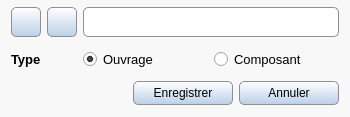
<?xml version="1.0" encoding="UTF-8"?>
<ui version="4.0">
 <class>ModelModify</class>
 <widget class="QWidget" name="ModelModify">
  <property name="geometry">
   <rect>
    <x>0</x>
    <y>0</y>
    <width>350</width>
    <height>117</height>
   </rect>
  </property>
  <property name="windowTitle">
   <string notr="true">Form</string>
  </property>
  <property name="styleSheet">
   <string notr="true">QWidget#ModelModify {background-color: #F8F8F8; }</string>
  </property>
  <layout class="QVBoxLayout" name="verticalLayout">
   <property name="topMargin">
    <number>6</number>
   </property>
   <item>
    <layout class="QHBoxLayout" name="horizontalLayout_2">
     <item>
      <widget class="QPushButton" name="icone">
       <property name="enabled">
        <bool>true</bool>
       </property>
       <property name="minimumSize">
        <size>
         <width>30</width>
         <height>30</height>
        </size>
       </property>
       <property name="maximumSize">
        <size>
         <width>30</width>
         <height>30</height>
        </size>
       </property>
       <property name="font">
        <font>
         <family>Segoe UI</family>
         <pointsize>10</pointsize>
        </font>
       </property>
       <property name="toolTip">
        <string>Choisir un icone</string>
       </property>
       <property name="styleSheet">
        <string notr="true">QPushButton{border: 1px solid #8f8f91; border-radius: 5px ; padding-right: 10px; padding-left: 10px; background-color: qlineargradient(spread:pad, x1:0, y1:0, x2:0, y2:1, stop:0 #FFFFFF, stop:1 #BAD0E7); }
QPushButton:hover{background-color: qlineargradient(spread:pad, x1:0, y1:0, x2:0, y2:1, stop:0 #F8F8F8, stop:1 #8FADCC); }
QPushButton:pressed{background-color: qlineargradient(spread:pad, x1:0, y1:0, x2:0, y2:1, stop:0 #8FADCC, stop:1 #F8F8F8); }</string>
       </property>
       <property name="text">
        <string/>
       </property>
       <property name="iconSize">
        <size>
         <width>18</width>
         <height>18</height>
        </size>
       </property>
      </widget>
     </item>
     <item>
      <widget class="QPushButton" name="icone_clear">
       <property name="minimumSize">
        <size>
         <width>30</width>
         <height>30</height>
        </size>
       </property>
       <property name="maximumSize">
        <size>
         <width>30</width>
         <height>30</height>
        </size>
       </property>
       <property name="font">
        <font>
         <family>Segoe UI</family>
         <pointsize>10</pointsize>
        </font>
       </property>
       <property name="toolTip">
        <string>Supprimer l'icône</string>
       </property>
       <property name="styleSheet">
        <string notr="true">QPushButton{border: 1px solid #8f8f91; border-radius: 5px ; padding-right: 10px; padding-left: 10px; background-color: qlineargradient(spread:pad, x1:0, y1:0, x2:0, y2:1, stop:0 #FFFFFF, stop:1 #BAD0E7); }
QPushButton:hover{background-color: qlineargradient(spread:pad, x1:0, y1:0, x2:0, y2:1, stop:0 #F8F8F8, stop:1 #8FADCC); }
QPushButton:pressed{background-color: qlineargradient(spread:pad, x1:0, y1:0, x2:0, y2:1, stop:0 #8FADCC, stop:1 #F8F8F8); }</string>
       </property>
       <property name="text">
        <string/>
       </property>
       <property name="icon">
        <iconset resource="../icones/icons.qrc">
         <normaloff>:/Images/none.svg</normaloff>:/Images/none.svg</iconset>
       </property>
       <property name="iconSize">
        <size>
         <width>18</width>
         <height>18</height>
        </size>
       </property>
      </widget>
     </item>
     <item>
      <widget class="QLineEdit" name="onglet_texte">
       <property name="minimumSize">
        <size>
         <width>0</width>
         <height>30</height>
        </size>
       </property>
       <property name="maximumSize">
        <size>
         <width>16777215</width>
         <height>30</height>
        </size>
       </property>
       <property name="font">
        <font>
         <family>Segoe UI</family>
         <pointsize>10</pointsize>
        </font>
       </property>
       <property name="styleSheet">
        <string notr="true">QLineEdit{padding-left: 5px; border: 1px solid #8f8f91; border-radius:5px; }</string>
       </property>
       <property name="alignment">
        <set>Qt::AlignCenter</set>
       </property>
      </widget>
     </item>
    </layout>
   </item>
   <item>
    <layout class="QHBoxLayout" name="horizontalLayout_4">
     <item>
      <widget class="QLabel" name="titre_type_base">
       <property name="minimumSize">
        <size>
         <width>66</width>
         <height>0</height>
        </size>
       </property>
       <property name="maximumSize">
        <size>
         <width>66</width>
         <height>16777215</height>
        </size>
       </property>
       <property name="font">
        <font>
         <family>Segoe UI</family>
         <pointsize>10</pointsize>
         <weight>75</weight>
         <bold>true</bold>
        </font>
       </property>
       <property name="text">
        <string>Type </string>
       </property>
      </widget>
     </item>
     <item>
      <widget class="QRadioButton" name="ouvrage">
       <property name="minimumSize">
        <size>
         <width>0</width>
         <height>30</height>
        </size>
       </property>
       <property name="maximumSize">
        <size>
         <width>16777215</width>
         <height>30</height>
        </size>
       </property>
       <property name="font">
        <font>
         <family>Segoe UI</family>
         <pointsize>10</pointsize>
        </font>
       </property>
       <property name="text">
        <string>Ouvrage</string>
       </property>
       <property name="icon">
        <iconset resource="../icones/icons.qrc">
         <normaloff>:/Images/material.png</normaloff>:/Images/material.png</iconset>
       </property>
       <property name="iconSize">
        <size>
         <width>18</width>
         <height>18</height>
        </size>
       </property>
       <property name="checked">
        <bool>true</bool>
       </property>
      </widget>
     </item>
     <item>
      <widget class="QRadioButton" name="composant">
       <property name="minimumSize">
        <size>
         <width>0</width>
         <height>30</height>
        </size>
       </property>
       <property name="maximumSize">
        <size>
         <width>16777215</width>
         <height>30</height>
        </size>
       </property>
       <property name="font">
        <font>
         <family>Segoe UI</family>
         <pointsize>10</pointsize>
        </font>
       </property>
       <property name="text">
        <string>Composant</string>
       </property>
       <property name="icon">
        <iconset resource="../icones/icons.qrc">
         <normaloff>:/Images/component.png</normaloff>:/Images/component.png</iconset>
       </property>
       <property name="iconSize">
        <size>
         <width>18</width>
         <height>18</height>
        </size>
       </property>
       <property name="checked">
        <bool>false</bool>
       </property>
      </widget>
     </item>
    </layout>
   </item>
   <item>
    <layout class="QHBoxLayout" name="horizontalLayout_3">
     <item>
      <spacer name="horizontalSpacer_3">
       <property name="orientation">
        <enum>Qt::Horizontal</enum>
       </property>
       <property name="sizeHint" stdset="0">
        <size>
         <width>40</width>
         <height>20</height>
        </size>
       </property>
      </spacer>
     </item>
     <item>
      <widget class="QPushButton" name="bt_enregistrer">
       <property name="sizePolicy">
        <sizepolicy hsizetype="Minimum" vsizetype="Fixed">
         <horstretch>0</horstretch>
         <verstretch>0</verstretch>
        </sizepolicy>
       </property>
       <property name="minimumSize">
        <size>
         <width>100</width>
         <height>0</height>
        </size>
       </property>
       <property name="maximumSize">
        <size>
         <width>16777215</width>
         <height>24</height>
        </size>
       </property>
       <property name="font">
        <font>
         <family>Segoe UI</family>
         <pointsize>9</pointsize>
        </font>
       </property>
       <property name="styleSheet">
        <string notr="true">QPushButton{border: 1px solid #8f8f91; border-radius: 5px ; padding-right: 10px; padding-left: 10px; background-color: qlineargradient(spread:pad, x1:0, y1:0, x2:0, y2:1, stop:0 #FFFFFF, stop:1 #BAD0E7); }
QPushButton:hover{background-color: qlineargradient(spread:pad, x1:0, y1:0, x2:0, y2:1, stop:0 #F8F8F8, stop:1 #8FADCC); }
QPushButton:pressed{background-color: qlineargradient(spread:pad, x1:0, y1:0, x2:0, y2:1, stop:0 #8FADCC, stop:1 #F8F8F8); }</string>
       </property>
       <property name="text">
        <string>Enregistrer</string>
       </property>
      </widget>
     </item>
     <item>
      <widget class="QPushButton" name="bt_quitter">
       <property name="sizePolicy">
        <sizepolicy hsizetype="Minimum" vsizetype="Fixed">
         <horstretch>0</horstretch>
         <verstretch>0</verstretch>
        </sizepolicy>
       </property>
       <property name="minimumSize">
        <size>
         <width>100</width>
         <height>24</height>
        </size>
       </property>
       <property name="maximumSize">
        <size>
         <width>16777215</width>
         <height>24</height>
        </size>
       </property>
       <property name="font">
        <font>
         <family>Segoe UI</family>
         <pointsize>9</pointsize>
        </font>
       </property>
       <property name="styleSheet">
        <string notr="true">QPushButton{border: 1px solid #8f8f91; border-radius: 5px ; padding-right: 10px; padding-left: 10px; background-color: qlineargradient(spread:pad, x1:0, y1:0, x2:0, y2:1, stop:0 #FFFFFF, stop:1 #BAD0E7); }
QPushButton:hover{background-color: qlineargradient(spread:pad, x1:0, y1:0, x2:0, y2:1, stop:0 #F8F8F8, stop:1 #8FADCC); }
QPushButton:pressed{background-color: qlineargradient(spread:pad, x1:0, y1:0, x2:0, y2:1, stop:0 #8FADCC, stop:1 #F8F8F8); }</string>
       </property>
       <property name="text">
        <string>Annuler</string>
       </property>
      </widget>
     </item>
    </layout>
   </item>
  </layout>
 </widget>
 <tabstops>
  <tabstop>icone</tabstop>
  <tabstop>icone_clear</tabstop>
  <tabstop>onglet_texte</tabstop>
  <tabstop>ouvrage</tabstop>
  <tabstop>composant</tabstop>
  <tabstop>bt_enregistrer</tabstop>
  <tabstop>bt_quitter</tabstop>
 </tabstops>
 <resources>
  <include location="../icones/icons.qrc"/>
 </resources>
 <connections/>
</ui>
